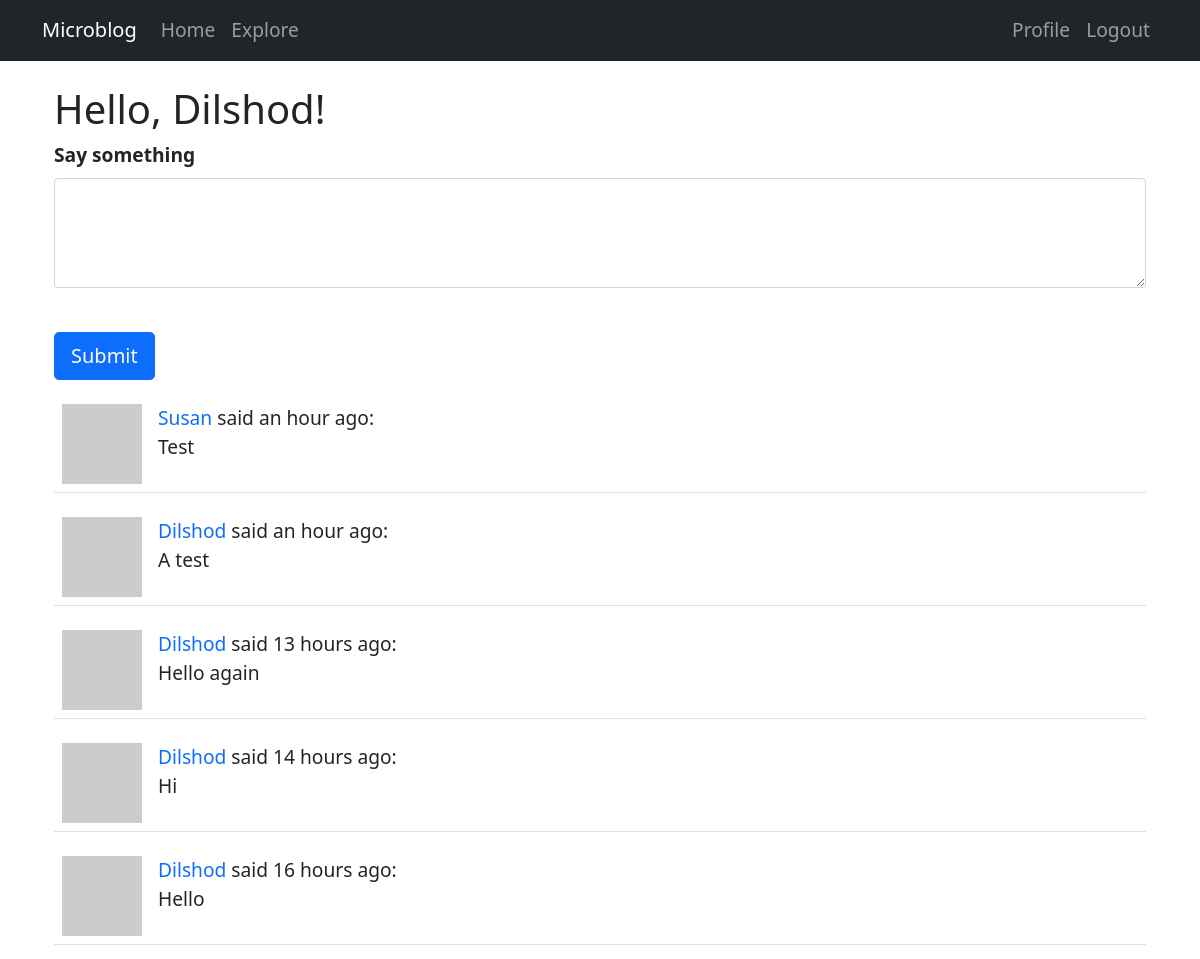
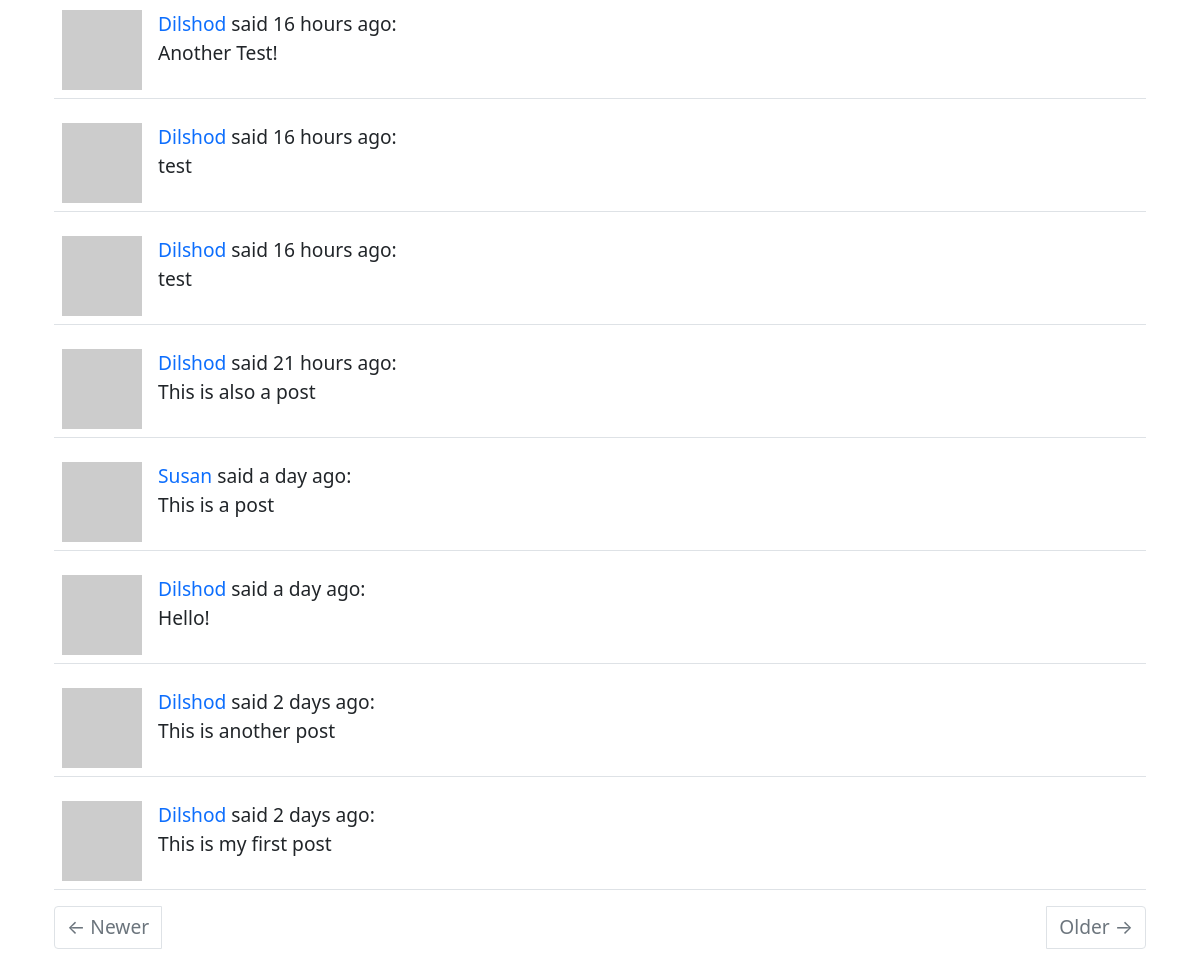
The app's page /index (signed in) with its own data (2 pictures, top to bottom).
### app/models.py (models this page shows, shortened)
class User(UserMixin, db.Model):
	id = db.Column(db.Integer, primary_key=True)
	username = db.Column(db.String(64), index=True, unique=True)
	email = db.Column(db.String(120), index=True, unique=True)
	password_hash = db.Column(db.String(128))
	posts = db.relationship("Post", backref="author", lazy="dynamic")
	about_me = db.Column(db.String(140))
	last_seen = db.Column(db.DateTime, default=datetime.utcnow)
	followed = db.relationship("User", secondary=followers,
							    primaryjoin=(followers.c.follower_id == id),
							    secondaryjoin=(followers.c.followed_id == id),
							    backref=db.backref('followers', lazy='dynamic'), lazy='dynamic')
	def avatar(self, size):
		digest = md5(self.email.lower().encode('utf-8')).hexdigest()
		return 'https://www.gravatar.com/avatar/{}?d=identicon&s={}'.format(digest, size)
	def followed_posts(self):
		followed = Post.query.join(
			followers, (followers.c.followed_id == Post.user_id)).filter(
				followers.c.follower_id == self.id
			)
		own = Post.query.filter(Post.user_id == self.id)
		return followed.union(own).order_by(Post.timestamp.desc())

class Post(db.Model):
	id = db.Column(db.Integer, primary_key=True)
	body = db.Column(db.String(140))
	timestamp = db.Column(db.DateTime, index=True, default=datetime.utcnow)
	user_id = db.Column(db.Integer, db.ForeignKey('user.id'))

### app/routes.py (the view)
@app.route('/', methods=['GET', 'POST'])
@app.route('/index', methods=['GET', 'POST'])
@login_required
def index():
	form = PostForm()
	if form.validate_on_submit():
		post = Post(body=form.post.data, author=current_user)
		db.session.add(post)
		db.session.commit()
		flash(["Your post in now live!", 'primary'])
		return redirect(url_for('index'))
	page = request.args.get('page', 1, type=int)
	posts = current_user.followed_posts().paginate(page, app.config['POSTS_PER_PAGE'], False)
	next_url = None
	if posts.has_next:
		next_url = url_for('index', page=posts.next_num)
	prev_url = None
	if posts.has_prev:
		prev_url = url_for('index', page=posts.prev_num)
	return render_template('index.html', title='Home', posts=posts.items, form=form, next_url=next_url, prev_url=prev_url)

### app/forms.py
class PostForm(FlaskForm):
    post = TextAreaField('Say something', validators=[
        DataRequired(), Length(min=1, max=140)])
    submit = SubmitField('Submit')

### app/models.py (called while the page is built)
@login.user_loader
def load_user(id):
	return User.query.get(int(id))

### app/routes.py (called while the page is built)
@app.before_request
def before_request():
	if current_user.is_authenticated:
		current_user.last_seen = datetime.utcnow()
		db.session.commit()

### app/templates/index.html (shortened to what this page needs)
{% extends 'base.html' %}
{% block content %}
	<div class="container">
		<div class="row">
			<div class="col">
			    <h1>Hello, {{ current_user.username }}!</h1>
			    {% if form %}
			    <form action="" method="post">
			        <div class="mb-3">
			            {{ form.post.label(class_="form-label fw-bold") }}<br>
			            {{ form.post(cols=32, rows=4, class_="form-control") }}<br>
			        </div>
			        <p>{{ form.submit(class_="btn btn-lg btn-primary") }}</p>
			    </form>
		   	</div>
		</div>
	    {% endif %}
	    {% for post in posts %}
	    	{% include '_post.html' %}
	    {% endfor %}
		<nav aria-label="...">
		  <ul class="pagination justify-content-between">
		    <li class="page-item{% if not prev_url %} disabled{% endif %}"><a href="{{ prev_url or '#' }}" class="page-link"><span aria-hidden="true">&larr;</span> Newer</a></li>
		    <li class="page-item{% if not next_url %} disabled {% endif %}"><a href="{{ next_url or '#' }}" class="page-link">Older <span aria-hidden="true">&rarr;</span></a></li>
		  </ul>
		</nav>
	</div>
{% endblock %}

### app/templates/base.html (shortened to what this page needs)
<!doctype html>
<html>
    <head>
      <link rel="stylesheet" href="{{ url_for('static', filename='css/bootstrap.min.css') }}">
    </head>
    <body>
        <nav class="navbar navbar-expand-lg navbar-dark bg-dark mb-4">
          <div class="container">
            <a href="{{ url_for('index') }}" class="navbar-brand">Microblog</a>
            <div class="collapse navbar-collapse justify-content-between" id="navigation">
              <ul class="navbar-nav">
                <li class="nav-item">
                  <a href="{{ url_for('index') }}" class="nav-link" >Home</a>
                </li>
                <li class="nav-item">
                  <a href="{{ url_for('explore') }}" class="nav-link">Explore</a>
                </li>
              </ul>
              <ul class="navbar-nav">
                  {% if current_user.is_anonymous %}
                    <li class="nav-item">
                      <a href="{{ url_for('login') }}" class="nav-link">Login</a>
                    </li>
                  {% else %}
                    <li class="nav-item">
                      <a href="{{ url_for('user', username=current_user.username) }}" class="nav-link">Profile</a>
                    </li>
                    <li class="nav-item">
                      <a href="{{ url_for('logout') }}" class="nav-link">Logout</a>
                    </li>
                  {% endif %}
              </ul>
            </div>
          </div>
        </nav>
        <div class="container">
          {% block content %}{% endblock %}
        </div>
    </body>
</html>

### app/templates/_post.html
<table class="table table-hover">
    <tr>
        <td width="70px">
            <img src="{{ post.author.avatar(70) }}">
        </td>
        <td>
            <a href="{{ url_for('user', username=post.author.username) }}">
                {{post.author.username}}
            </a>
            said {{ moment(post.timestamp).fromNow(refresh=True) }}:
            <br>
            {{ post.body }}
        </td>
    </tr>
</table>

### app/templates/base.html (style rules this page uses)
body { font-size: 1.2em; }
a { text-decoration: none; }
body table { font-size: 1em; }

### records on screen
User: username "Dilshod"
Post: author.username "Susan", timestamp "an hour ago", body "Test"
Post: author.username "Dilshod", timestamp "an hour ago", body "A test"
Post: author.username "Dilshod", timestamp "13 hours ago", body "Hello again"
Post: author.username "Dilshod", timestamp "14 hours ago", body "Hi"
Post: author.username "Dilshod", timestamp "16 hours ago", body "Hello"
Post: author.username "Dilshod", timestamp "16 hours ago", body "Another Test!"
Post: author.username "Dilshod", timestamp "16 hours ago", body "test"
Post: author.username "Dilshod", timestamp "16 hours ago", body "test"
Post: author.username "Dilshod", timestamp "21 hours ago", body "This is also a post"
Post: author.username "Susan", timestamp "a day ago", body "This is a post"
Post: author.username "Dilshod", timestamp "a day ago", body "Hello!"
Post: author.username "Dilshod", timestamp "2 days ago", body "This is another post"
Post: author.username "Dilshod", timestamp "2 days ago", body "This is my first post"
